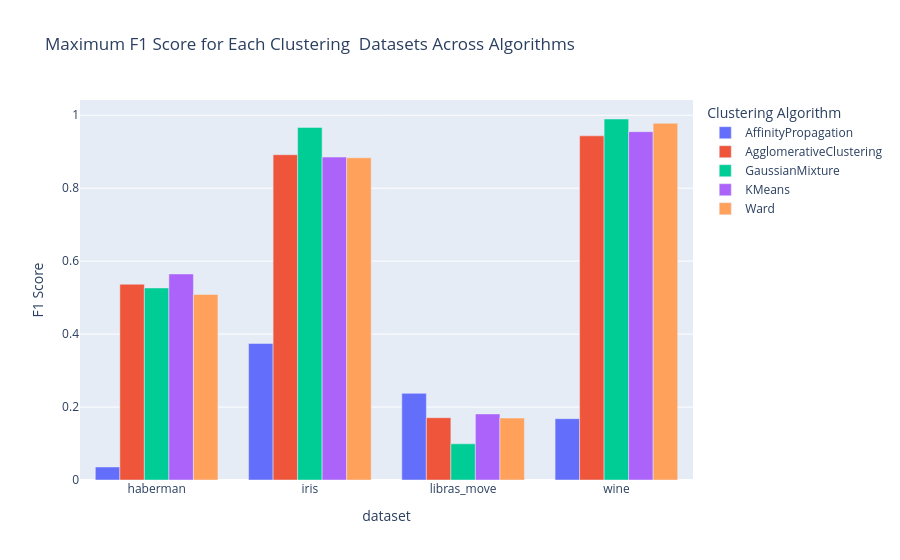

Notebook code for this chart:
### Markdown cell above
### Visualize the results

1. for each dataset compare and contrast results produced by each algorithm under optimal parameter settings

### Code cell
# For each dataset and algorithm Maximum f1 score
max_f1 = results_all.loc[results_all.groupby(["dataset", "algorithm"])["f1_score"].idxmax()]
#print(max_f1)

fig = px.bar(
    max_f1,
    x = "dataset",
    y = "f1_score",
    color = "algorithm",
    barmode="group",
    title="Maximum F1 Score for Each Clustering  Datasets Across Algorithms",
    labels={"f1_score": "F1 Score", "algorithm": "Clustering Algorithm"},
)
fig.show()

### Figure 1 — Plotly figure (JSON) as saved in the notebook; plotly's stock layout.template omitted (floating-point values rounded to 4 significant figures)
{"data": [{"alignmentgroup": "True", "hovertemplate": "Clustering Algorithm=AffinityPropagation<br>dataset=%{x}<br>F1 Score=%{y}<extra></extra>", "legendgroup": "AffinityPropagation", "marker": {"color": "#636efa", "pattern": {"shape": ""}}, "name": "AffinityPropagation", "offsetgroup": "AffinityPropagation", "orientation": "v", "showlegend": true, "textposition": "auto", "type": "bar", "x": ["haberman", "iris", "libras_move", "wine"], "xaxis": "x", "y": [0.03569, 0.3741, 0.2375, 0.1682], "yaxis": "y"}, {"alignmentgroup": "True", "hovertemplate": "Clustering Algorithm=AgglomerativeClustering<br>dataset=%{x}<br>F1 Score=%{y}<extra></extra>", "legendgroup": "AgglomerativeClustering", "marker": {"color": "#EF553B", "pattern": {"shape": ""}}, "name": "AgglomerativeClustering", "offsetgroup": "AgglomerativeClustering", "orientation": "v", "showlegend": true, "textposition": "auto", "type": "bar", "x": ["haberman", "iris", "libras_move", "wine"], "xaxis": "x", "y": [0.5368, 0.8918, 0.1708, 0.9435], "yaxis": "y"}, {"alignmentgroup": "True", "hovertemplate": "Clustering Algorithm=GaussianMixture<br>dataset=%{x}<br>F1 Score=%{y}<extra></extra>", "legendgroup": "GaussianMixture", "marker": {"color": "#00cc96", "pattern": {"shape": ""}}, "name": "GaussianMixture", "offsetgroup": "GaussianMixture", "orientation": "v", "showlegend": true, "textposition": "auto", "type": "bar", "x": ["haberman", "iris", "libras_move", "wine"], "xaxis": "x", "y": [0.5264, 0.9667, 0.09921, 0.9897], "yaxis": "y"}, {"alignmentgroup": "True", "hovertemplate": "Clustering Algorithm=KMeans<br>dataset=%{x}<br>F1 Score=%{y}<extra></extra>", "legendgroup": "KMeans", "marker": {"color": "#ab63fa", "pattern": {"shape": ""}}, "name": "KMeans", "offsetgroup": "KMeans", "orientation": "v", "showlegend": true, "textposition": "auto", "type": "bar", "x": ["haberman", "iris", "libras_move", "wine"], "xaxis": "x", "y": [0.5649, 0.8853, 0.1811, 0.9549], "yaxis": "y"}, {"alignmentgroup": "True", "hovertemplate": "Clustering Algorithm=Ward<br>dataset=%{x}<br>F1 Score=%{y}<extra></extra>", "legendgroup": "Ward", "marker": {"color": "#FFA15A", "pattern": {"shape": ""}}, "name": "Ward", "offsetgroup": "Ward", "orientation": "v", "showlegend": true, "textposition": "auto", "type": "bar", "x": ["haberman", "iris", "libras_move", "wine"], "xaxis": "x", "y": [0.5086, 0.8833, 0.1699, 0.9781], "yaxis": "y"}], "layout": {"barmode": "group", "legend": {"title": {"text": "Clustering Algorithm"}, "tracegroupgap": 0}, "title": {"text": "Maximum F1 Score for Each Clustering  Datasets Across Algorithms"}, "xaxis": {"anchor": "y", "domain": [0, 1], "title": {"text": "dataset"}}, "yaxis": {"anchor": "x", "domain": [0, 1], "title": {"text": "F1 Score"}}}}
